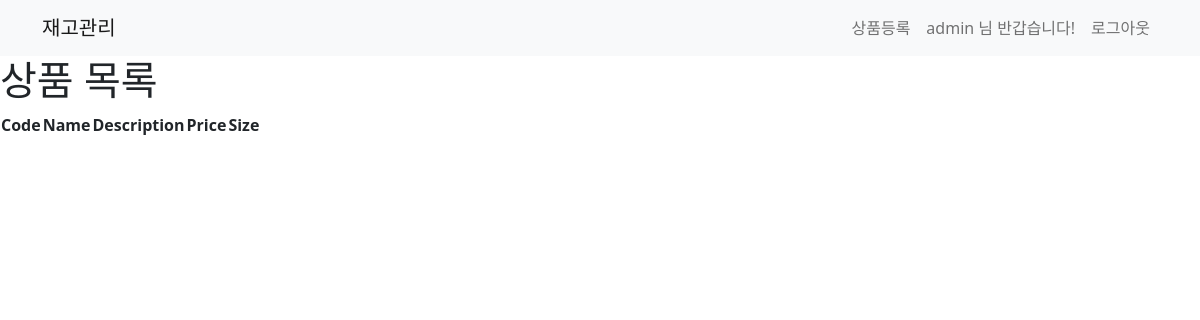
The page /product-list/ (signed in) on the database as committed earlier.
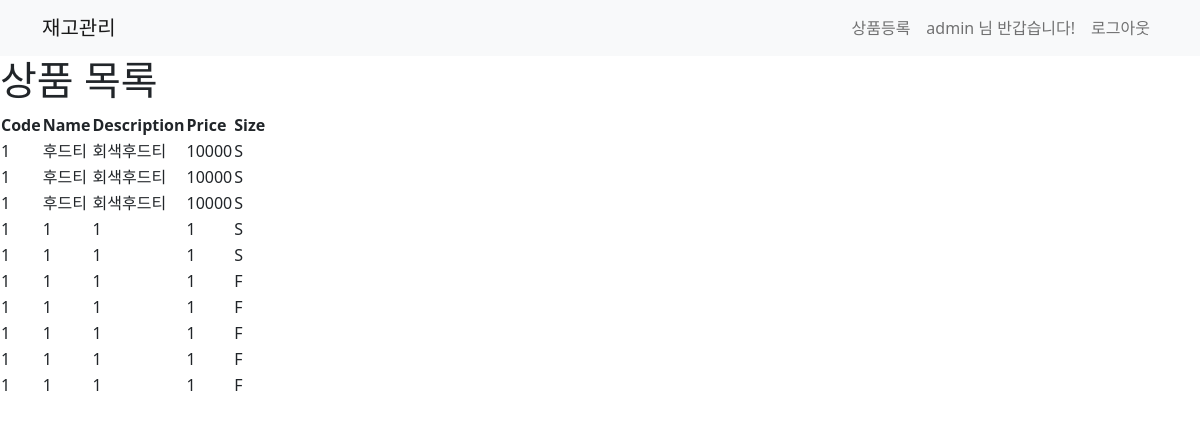
The same page on the database as committed later.
### erp/models.py (models this page shows, shortened)
class Product(models.Model):
    code = models.CharField(max_length=20)
    name = models.CharField(max_length=100)
    description = models.TextField()
    price = models.IntegerField()
    sizes = (
        ('S', 'Small'),
        ('M', 'Medium'),
        ('L', 'Large'),
        ('F', 'Free'),
    )
    size = models.CharField(choices=sizes, max_length=1)

### erp/views.py (the view)
# urls.py: path('product-list/', views.product_list, name='product-list'),
@login_required
def product_list(request):
    products = Product.objects.all()
    return render(request, 'erp/product_list.html', {'products': products})

### templates/erp/product_list.html (shortened to what this page needs)
{% extends 'base.html' %}
{% block content %}
<!DOCTYPE html>
<html>
<head>
</head>
<body>
	<h1>상품 목록</h1>
	<table>
		<tr>
			<th>Code</th>
			<th>Name</th>
			<th>Description</th>
			<th>Price</th>
			<th>Size</th>
		</tr>
		{% for product in products %}
		<tr>
			<td>{{ product.code }}</td>
			<td>{{ product.name }}</td>
			<td>{{ product.description }}</td>
			<td>{{ product.price }}</td>
			<td>{{ product.size }}</td>
		</tr>
		{% endfor %}
	</table>
</body>
</html>
{% endblock %}

Rows that differ between the two databases and show on the page:
added Product: code "1", name "후드티", description "회색후드티", price "10000", size "S"
added Product: code "1", name "후드티", description "회색후드티", price "10000", size "S"
added Product: code "1", name "후드티", description "회색후드티", price "10000", size "S"
added Product: code "1", name "1", description "1", price "1", size "S"
added Product: code "1", name "1", description "1", price "1", size "S"
added Product: code "1", name "1", description "1", price "1", size "F"
added Product: code "1", name "1", description "1", price "1", size "F"
added Product: code "1", name "1", description "1", price "1", size "F"
added Product: code "1", name "1", description "1", price "1", size "F"
added Product: code "1", name "1", description "1", price "1", size "F"
